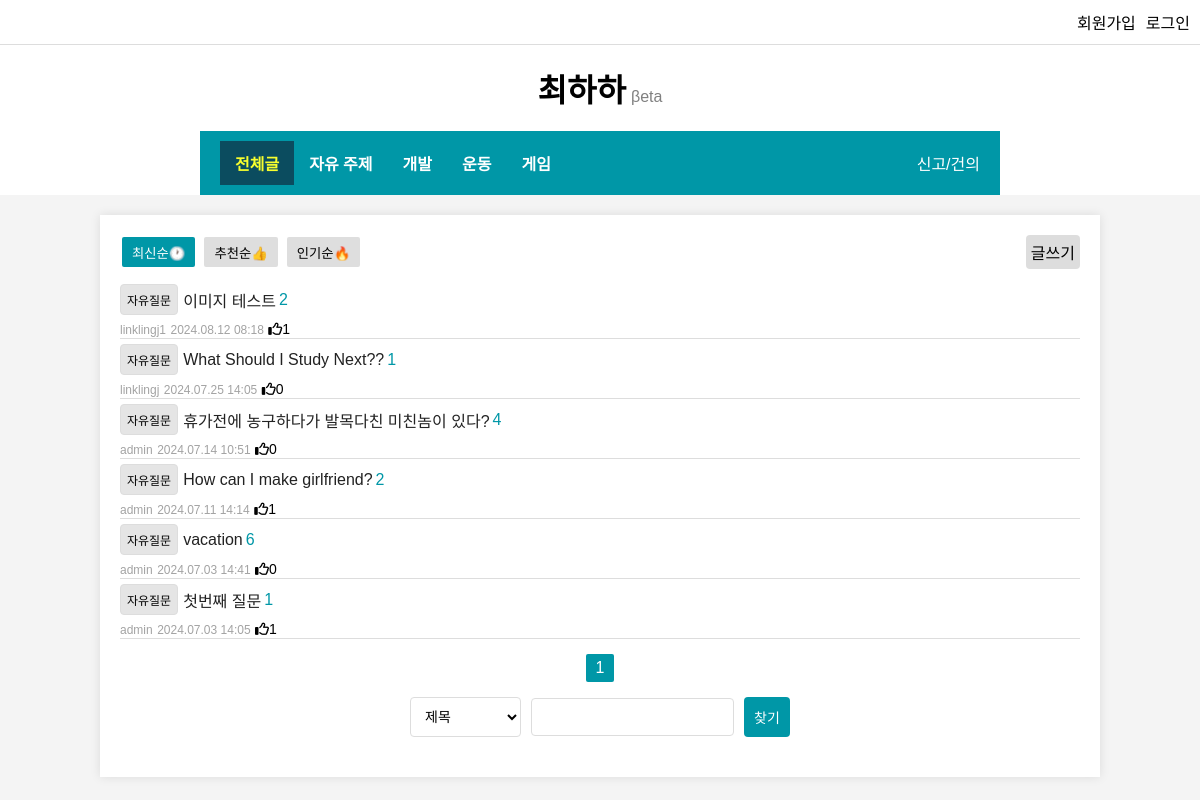
/pybo/anyquestion/, run on the app's committed database.
### pybo/models.py (models this page shows, shortened)
class Question(models.Model):
	author = models.ForeignKey(User, on_delete=models.CASCADE, related_name='author_question')
	subject = models.CharField(max_length = 200)
	content = models.TextField()
	create_date = models.DateTimeField(auto_now_add = True)
	modify_date = models.DateTimeField(null=True, blank=True)
	voter = models.ManyToManyField(User, related_name='voter_question')
	down_voter = models.ManyToManyField(User, related_name='down_voter_question')
	category = models.ForeignKey(Category, on_delete=models.CASCADE, related_name='category')

class Category(models.Model):
	name = models.CharField(max_length=100, unique=True)
	link_name = models.CharField(max_length=100, unique=True)

### pybo/views.py (the view, shortened to what this page needs)
# urls.py: path('', views.index, name='index'),
def index(request, category="all"):
	page = request.GET.get('page', '1') #페이지
	kw = request.GET.get('kw', '') #검색어
	st = request.GET.get('st', '') #검색 타입
	so = request.GET.get('so', 'recent') #정렬 기준
	if category == "all":
		question_list = Question.objects.all().order_by('-create_date')
	else:
		c = get_object_or_404(Category, link_name=category)
		question_list = Question.objects.filter(Q(category=c)).order_by('-create_date')
	if so:
		if so == 'recent':
			question_list = question_list.order_by('-create_date')
		elif so == 'recommend':
			question_list = question_list.annotate(num_voter=Count('voter')).order_by('-num_voter', '-create_date')
		elif so == 'hot':
			question_list = question_list.annotate(rank=hotRank(Count('voter'),Count('down_voter'), Count('answer'))).order_by('-rank', '-create_date')
	paginator = Paginator(question_list, 20)
	page_obj = paginator.get_page(page)
	context = {'question_list': page_obj, 'page':page, 'kw':kw, 'so':so, 'cat':category}
	return render(request, 'pybo/question_list.html', context)

### templates/pybo/question_list.html (shortened to what this page needs)
{% extends 'base.html' %}
{% block content %}
{% load static %}
<link rel="stylesheet" type="text/css" href="{% static 'question_list.css' %}">
<div class="container">
	<div class="top">
		<div class="so-box">
			<button type="button" title="최신순" class="search-order small_button" data-so="recent">최신순🕐</button>
			<button type="button" title="추천순" class="search-order small_button" data-so="recommend">추천순👍</button>
			<button type="button" title="인기순" class="search-order small_button" data-so="hot">인기순🔥</button>
		</div>
		<a href="{% url 'pybo:question_create' %}?df={{ cat }}" class="new-question">글쓰기</a>
	</div>
	{% if question_list %}
		{% for question in question_list %}
		<div class="post_box">
			<div class="title_box">
				<div class="category">{{ question.category.name }}</div>
				<a href="{% url 'pybo:detail' question.id %}" class="question-link">{{question.subject}}</a>
				{% if question.answer_set.count > 0 %}
					<span class="comment_count">{{ question.answer_set.count }}</span>
				{% endif %}
			</div>
			<div class="info_box">
				<span class="small">{{ question.author.username }}</span>
				<span class="small">{{ question.create_date|date:"Y.m.d H:i" }}</span>
				<span class="like_count"><i class="fa-regular fa-thumbs-up"></i>{{ question.voter.count }}</span>
			</div>
		</div>
		{% endfor %}
	{% else %}
		<p>게시글 없음</p>
	{% endif %}
	<div class="pagination">
		{% for page_number in question_list.paginator.page_range %}
		{% if page_number >= question_list.number|add:-2 and page_number <= question_list.number|add:2 %}
			{% if page_number == question_list.number %}
				<a class="small_button selected page-link" data-page="{{ page_number }}" href="#">{{ page_number }}</a>
			{% else %}
				<a class="small_button page-link" data-page="{{ page_number }}" href="#">{{ page_number }}</a>
			{% endif %}
		{% endif %}
		{% endfor %}
	</div>
	<div>
		<div class="search-form">
			<select name="search-type" class="search-select" id="search-select">
				<option value="title">제목</option>
			</select>
			<input class="search-input" id="search-input" type="text" class="form-control kw" value="{{ kw|default_if_none:'' }}">
			<button class="search-button" type="button" id="search-button">찾기</button>
	</div>
</div>
{% load static %}
{% endblock %}

### static/styles.css (style rules this page uses)
body { font-family: Arial, sans-serif; background-color: #f4f4f4; margin-left: 30px; margin-right: 30px; padding: 0; }
.container { width: 80%; margin: 20px auto; padding: 20px; background-color: #fff; box-shadow: 0 0 10px rgba(0, 0, 0, 0.1); }
input { margin-bottom: 20px; }
.small_button { background-color: #dedede; color: black; border: none; margin: 2px; padding: 5px 10px; border-radius: 2px; cursor: pointer; text-decoration: none; }

### static/navbar.css (style rules this page uses)
body { margin: 0; padding: 0; font-family: Arial, sans-serif; }

### static/question_list.css (style rules this page uses)
.post_box { border-bottom: 1px solid #ddd; }
.top { display: flex; justify-content: space-between; }
.new-question { background-color: #ddd; color: black; border: none; padding: 5px; border-radius: 4px; cursor: pointer; text-decoration: none; margin-bottom:10px; }
.title_box { display: flex; align-items: center; margin: 5px 0px 5px 0px; }
.question-link { text-decoration: none; color: #222; margin-right: 3px; cursor: pointer; }
.small { font-size: 12px; color: #a3a3a3; }
.comment_count { font-size: 16px; color: #0097A7; }
.like_count { font-size: 14px; }
.pagination { margin: 10px; display: flex; justify-content: center; align-items: center; }
.selected { background-color: #0097A7; color: white; }
.search-form { display: flex; justify-content: center; align-items: center; gap: 10px; }
.search-select, .search-input, .search-button { padding: 10px; font-size: 14px; border: 1px solid #ddd; border-radius: 4px; }
.search-select { background-color: #fff; }
.search-input { border: 1px solid #ddd; border-radius: 4px; margin-bottom: 0; }
.search-button { background-color: #0097A7; color: white; border: none; cursor: pointer; }
.so-box { display: flex; gap: 5px; margin-bottom: 10px; }
.category { display: flex; justify-content: center; background-color: #e5e5e5; border: 1px solid #ddd; padding: 6px; font-size: 12px; margin-right: 5px; border-radius: 4px; }

### data on the page
Question: category.name "자유질문", subject "이미지 테스트", answer_set.count "2", author.username "linklingj1", create_date "2024.08.12 08:18", voter.count "1"
Question: category.name "자유질문", subject "What Should I Study Next??", answer_set.count "1", author.username "linklingj", create_date "2024.07.25 14:05", voter.count "0"
Question: category.name "자유질문", subject "휴가전에 농구하다가 발목다친 미친놈이 있다?", answer_set.count "4", author.username "admin", create_date "2024.07.14 10:51", voter.count "0"
Question: category.name "자유질문", subject "How can I make girlfriend?", answer_set.count "2", author.username "admin", create_date "2024.07.11 14:14", voter.count "1"
Question: category.name "자유질문", subject "vacation", answer_set.count "6", author.username "admin", create_date "2024.07.03 14:41", voter.count "0"
Question: category.name "자유질문", subject "첫번째 질문", answer_set.count "1", author.username "admin", create_date "2024.07.03 14:05", voter.count "1"

### other printed values
{{ page_number }} "1"
